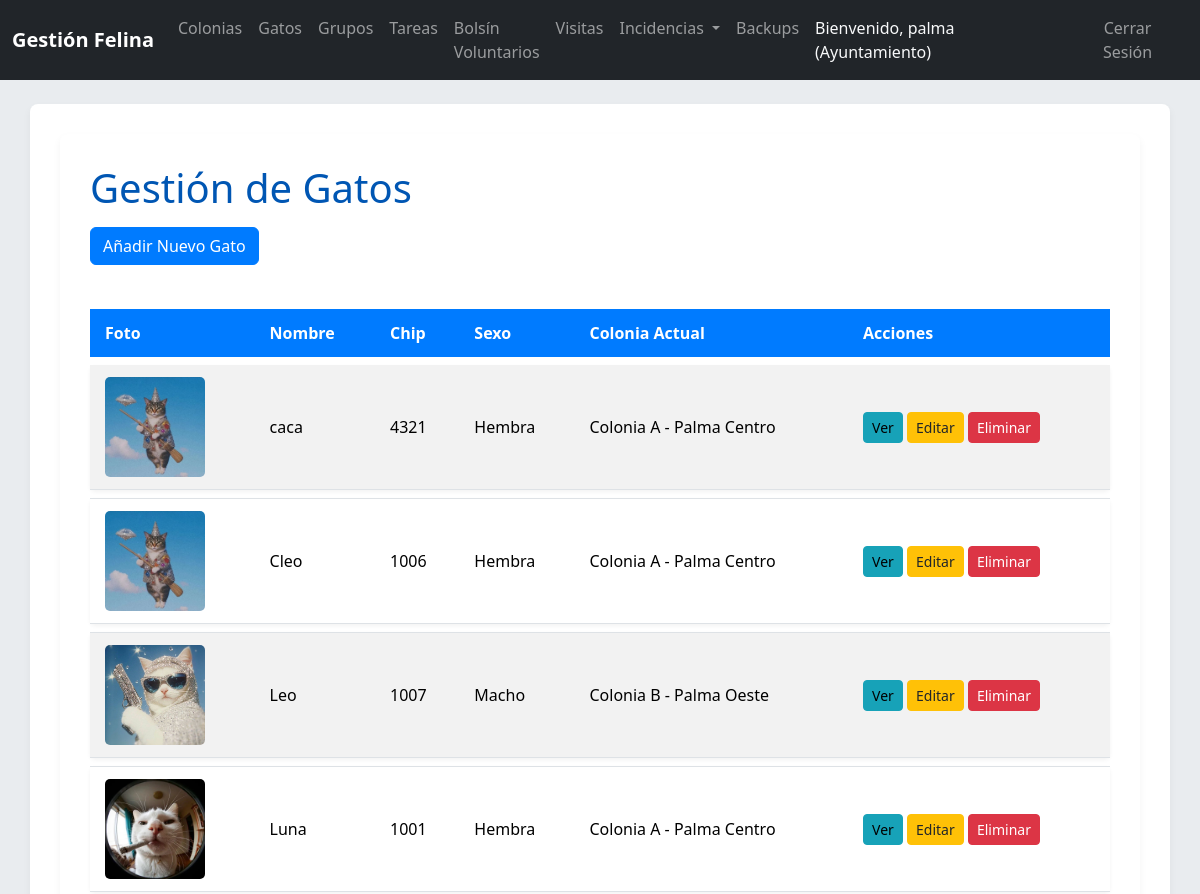
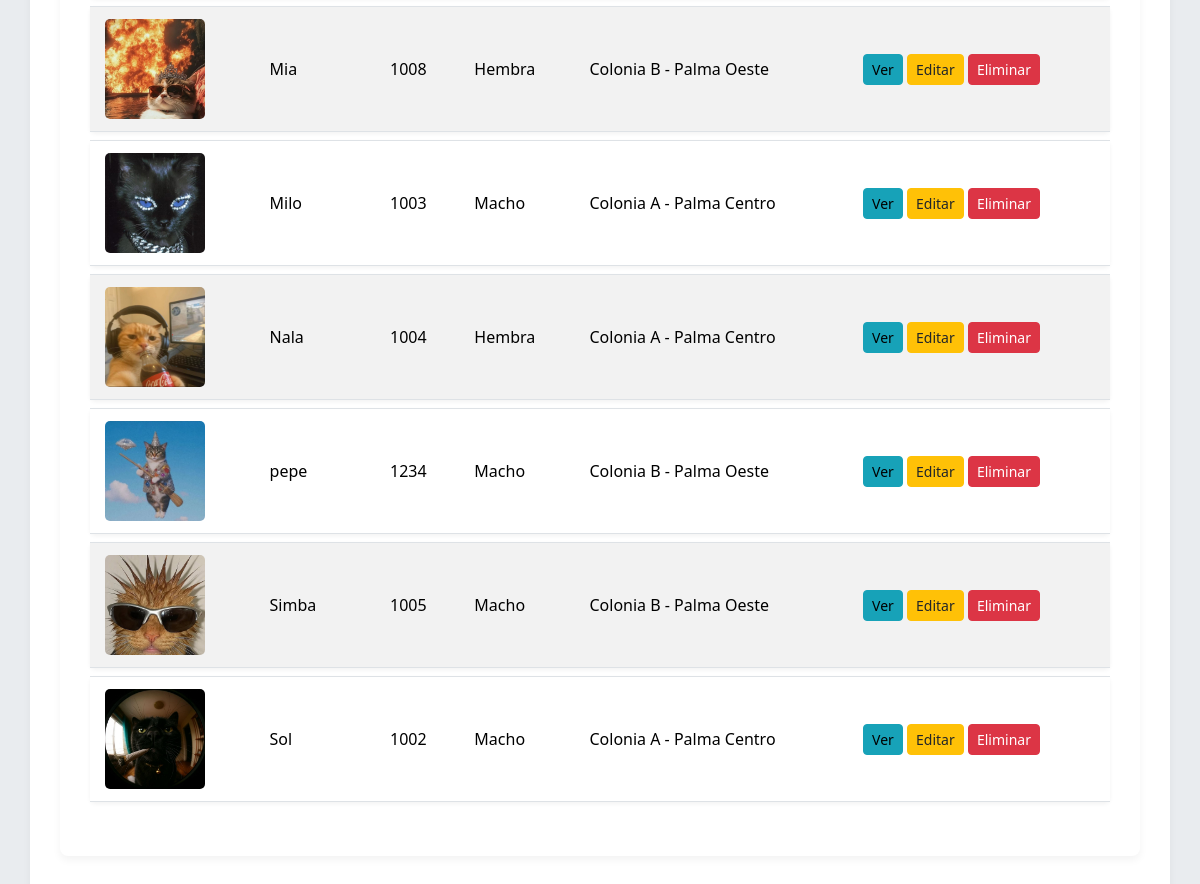
Screenshot of /index.php/gatos (signed in) with the database file from the repository (2 pictures, top to bottom).
### tables this page shows
CREATE TABLE `Gato` (
  `idGato` int(11) NOT NULL AUTO_INCREMENT,
  `nombre` varchar(30) DEFAULT NULL,
  `descripcionAspecto` text DEFAULT NULL,
  `numeroChip` varchar(15) DEFAULT NULL,
  `foto` varchar(255) DEFAULT NULL,
  `idSexo` int(11) NOT NULL,
  PRIMARY KEY (`idGato`),
  UNIQUE KEY `numeroChip` (`numeroChip`),
  KEY `idSexo` (`idSexo`),
  CONSTRAINT `Gato_ibfk_1` FOREIGN KEY (`idSexo`) REFERENCES `Sexo` (`idSexo`) ON DELETE CASCADE
);

CREATE TABLE `Sexo` (
  `idSexo` int(11) NOT NULL AUTO_INCREMENT,
  `sexo` varchar(30) NOT NULL,
  PRIMARY KEY (`idSexo`)
);

CREATE TABLE `Colonia` (
  `idColonia` int(11) NOT NULL AUTO_INCREMENT,
  `descripcion` varchar(255) NOT NULL,
  `comentarios` text DEFAULT NULL,
  `idUbicacion` int(11) NOT NULL,
  `idAyuntamiento` int(11) NOT NULL,
  PRIMARY KEY (`idColonia`),
  KEY `idUbicacion` (`idUbicacion`),
  KEY `idAyuntamiento` (`idAyuntamiento`),
  CONSTRAINT `Colonia_ibfk_1` FOREIGN KEY (`idUbicacion`) REFERENCES `Ubicacion` (`idUbicacion`) ON DELETE CASCADE,
  CONSTRAINT `Colonia_ibfk_2` FOREIGN KEY (`idAyuntamiento`) REFERENCES `Ayuntamiento` (`idAyuntamiento`) ON DELETE CASCADE
);

### controllers/GatoController.php (called while the page is built, shortened)
<?php
class GatoController {
    private $gatoModel;
    public function __construct() {
        $this->gatoModel = new Gato();
    }
    public function index() {
        $ayuntamiento_id = $_SESSION['ayuntamiento_id'];
        $gatos = $this->gatoModel->getAllWithDetails($ayuntamiento_id);
        require_once __DIR__ . '/../views/gatos/list.php';
    }
}

### config/database.php (called while the page is built, shortened)
<?php
class Database {
    private static $host = 'localhost';
    private static $db_name = 'gatos_mallorca';
    private static $username = 'root';
    private static $password = '';
    private static $conn;
    public static function getConnection() {
        if (self::$conn === null) {
            try {
                self::$conn = new PDO("mysql:host=" . self::$host . ";dbname=" . self::$db_name, self::$username, self::$password);
                self::$conn->setAttribute(PDO::ATTR_ERRMODE, PDO::ERRMODE_EXCEPTION);
                self::$conn->exec("set names utf8");
            } catch(PDOException $exception) {
                echo "Error de conexión a la base de datos: " . $exception->getMessage();
                exit();
            }
        }
        return self::$conn;
    }
}
?>

### models/Gato.php (called while the page is built, shortened)
<?php
class Gato extends BaseModel {
    public function getAllWithDetails($ayuntamiento_id = null) {
        $query = "
            SELECT
                g.idGato,
                g.nombre,
                g.descripcionAspecto,
                g.numeroChip,
                g.foto,
                s.sexo,
                c.descripcion AS colonia_actual,
                c.idColonia AS idColoniaActual
            FROM
                Gato g
            JOIN
                Sexo s ON g.idSexo = s.idSexo
            LEFT JOIN
                Estancia e ON g.idGato = e.idGato AND e.fechaFin IS NULL
            LEFT JOIN
                Colonia c ON e.idColonia = c.idColonia
        ";
        $params = [];
        if ($ayuntamiento_id !== null) {
            $query .= " WHERE c.idAyuntamiento = :ayuntamiento_id";
            $params[':ayuntamiento_id'] = $ayuntamiento_id;
        }
        $query .= " ORDER BY g.nombre ASC";
        return $this->executeQuery($query, $params);
    }
}

### models/BaseModel.php (called while the page is built, shortened)
<?php
class BaseModel {
    protected $conn;
    public function __construct() {
        $this->conn = Database::getConnection();
    }
    protected function executeQuery($query, $params = [], $fetch_all = true) {
        $stmt = $this->conn->prepare($query);
        foreach ($params as $key => $value) {
            $stmt->bindValue($key, $value);
        }
        $stmt->execute();
        if ($fetch_all) {
            return $stmt->fetchAll(PDO::FETCH_OBJ);
        }
        return $stmt->fetch(PDO::FETCH_OBJ);
    }
}
?>

### views/gatos/list.php (the view, shortened to what this page needs)
<?php require_once __DIR__ . '/../partials/header.php'; ?>
<div class="container">
    <h1>Gestión de Gatos</h1>
    <a href="<?php echo url('gatos/create'); ?>" class="btn btn-primary mb-3">Añadir Nuevo Gato</a>
    <?php if (empty($gatos)): ?>
        <div class="alert alert-info" role="alert">
            No hay gatos registrados para las colonias de este ayuntamiento.
        </div>
    <?php else: ?>
        <table class="table table-striped table-hover">
            <thead>
                <tr>
                    <th>Foto</th>
                    <th>Nombre</th>
                    <th>Chip</th>
                    <th>Sexo</th>
                    <th>Colonia Actual</th>
                    <th>Acciones</th>
                </tr>
            </thead>
            <tbody>
                <?php foreach ($gatos as $gato): ?>
                    <tr>
                        <td>
                            <?php if ($gato->foto): ?>
                                <img src="<?php echo rtrim(dirname($_SERVER['SCRIPT_NAME']), '/'); ?>/public/uploads/gatos/<?php echo htmlspecialchars($gato->foto); ?>" alt="Foto de <?php echo htmlspecialchars($gato->nombre); ?>" class="gato-img-thumbnail">
                            <?php else: ?>
                                <img src="<?php echo rtrim(dirname($_SERVER['SCRIPT_NAME']), '/'); ?>/public/img/default_cat.png" alt="Sin foto" class="gato-img-thumbnail">
                            <?php endif; ?>
                        </td>
                        <td><?php echo htmlspecialchars($gato->nombre); ?></td>
                        <td><?php echo htmlspecialchars($gato->numeroChip ?? 'N/A'); ?></td>
                        <td><?php echo htmlspecialchars($gato->sexo); ?></td>
                        <td><?php echo htmlspecialchars($gato->colonia_actual ?? 'Sin colonia'); ?></td>
                        <td>
                            <a href="<?php echo url('gatos/show?id=' . htmlspecialchars($gato->idGato)); ?>" class="btn btn-info btn-sm">Ver</a>
                            <a href="<?php echo url('gatos/edit?id=' . htmlspecialchars($gato->idGato)); ?>" class="btn btn-warning btn-sm">Editar</a>
                            <form action="<?php echo url('gatos/delete'); ?>" method="POST" style="display:inline-block;">
                                <button type="submit" class="btn btn-danger btn-sm" onclick="return confirm('¿Estás seguro de que quieres eliminar este gato? Esta acción es irreversible.');">Eliminar</button>
                            </form>
                        </td>
                    </tr>
                <?php endforeach; ?>
            </tbody>
        </table>
    <?php endif; ?>
</div>
<?php require_once __DIR__ . '/../partials/footer.php'; ?>

### public/css/style.css (style rules this page uses)
body { font-family: 'Segoe UI', Tahoma, Geneva, Verdana, sans-serif; background-color: #e9ecef; color: #343a40; }
.container { background-color: #ffffff; padding: 30px; border-radius: 8px; box-shadow: 0 4px 8px rgba(0,0,0,0.05); margin-bottom: 30px; }
h1, h2, h3, h4, h5, h6 { color: #0056b3; margin-bottom: 15px; }
.btn-primary { background-color: #007bff; border-color: #007bff; }
.btn-warning { background-color: #ffc107; border-color: #ffc107; color: #212529; }
.btn-danger { background-color: #dc3545; border-color: #dc3545; }
.btn-info { background-color: #17a2b8; border-color: #17a2b8; }
.table { margin-top: 20px; border-collapse: separate; border-spacing: 0 8px; }
.table thead th { background-color: #007bff; color: white; border: none; padding: 12px 15px; }
.table tbody tr { background-color: #f8f9fa; border-radius: 5px; box-shadow: 0 2px 4px rgba(0,0,0,0.05); transition: all 0.2s ease-in-out; }
.table tbody td { padding: 12px 15px; vertical-align: middle; border-top: 1px solid #dee2e6; }
.table tbody tr:first-child td { border-top: none; }
.gato-img-thumbnail { width: 100px; height: 100px; object-fit: cover; border-radius: 5px; }

### rows the page displays
gato: foto (picture), nombre "caca", numeroChip "4321", idSexo.sexo "Hembra", colonia.descripcion "Colonia A - Palma Centro"
gato: foto (picture), nombre "Cleo", numeroChip "1006", idSexo.sexo "Hembra", colonia.descripcion "Colonia A - Palma Centro"
gato: foto (picture), nombre "Leo", numeroChip "1007", idSexo.sexo "Macho", colonia.descripcion "Colonia B - Palma Oeste"
gato: foto (picture), nombre "Luna", numeroChip "1001", idSexo.sexo "Hembra", colonia.descripcion "Colonia A - Palma Centro"
gato: foto (picture), nombre "Mia", numeroChip "1008", idSexo.sexo "Hembra", colonia.descripcion "Colonia B - Palma Oeste"
gato: foto (picture), nombre "Milo", numeroChip "1003", idSexo.sexo "Macho", colonia.descripcion "Colonia A - Palma Centro"
gato: foto (picture), nombre "Nala", numeroChip "1004", idSexo.sexo "Hembra", colonia.descripcion "Colonia A - Palma Centro"
gato: foto (picture), nombre "pepe", numeroChip "1234", idSexo.sexo "Macho", colonia.descripcion "Colonia B - Palma Oeste"
gato: foto (picture), nombre "Simba", numeroChip "1005", idSexo.sexo "Macho", colonia.descripcion "Colonia B - Palma Oeste"
gato: foto (picture), nombre "Sol", numeroChip "1002", idSexo.sexo "Macho", colonia.descripcion "Colonia A - Palma Centro"

### other values shown
$_SESSION['username'] "palma"
$_SESSION['user_type'] "Ayuntamiento"
